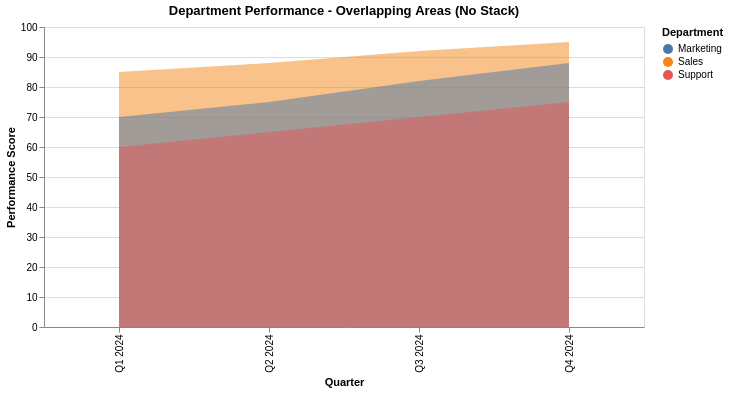

Describe this chart as a Vega-Lite specification.
### Vega-Lite specification from a JSON file in a GitHub repository (floating-point values rounded to 4 significant figures)
{"$schema": "https://vega.github.io/schema/vega-lite/v6.json", "description": "Multiple area series without stacking - each fills to zero independently", "title": "Department Performance - Overlapping Areas (No Stack)", "width": 600, "height": 300, "data": {"values": [{"quarter": "Q1 2024", "department": "Sales", "performance": 85}, {"quarter": "Q1 2024", "department": "Marketing", "performance": 70}, {"quarter": "Q1 2024", "department": "Support", "performance": 60}, {"quarter": "Q2 2024", "department": "Sales", "performance": 88}, {"quarter": "Q2 2024", "department": "Marketing", "performance": 75}, {"quarter": "Q2 2024", "department": "Support", "performance": 65}, {"quarter": "Q3 2024", "department": "Sales", "performance": 92}, {"quarter": "Q3 2024", "department": "Marketing", "performance": 82}, {"quarter": "Q3 2024", "department": "Support", "performance": 70}, {"quarter": "Q4 2024", "department": "Sales", "performance": 95}, {"quarter": "Q4 2024", "department": "Marketing", "performance": 88}, {"quarter": "Q4 2024", "department": "Support", "performance": 75}]}, "mark": {"type": "area", "fillOpacity": 0.5}, "encoding": {"x": {"field": "quarter", "type": "ordinal", "axis": {"title": "Quarter"}}, "y": {"field": "performance", "type": "quantitative", "stack": null, "axis": {"title": "Performance Score"}}, "color": {"field": "department", "type": "nominal", "legend": {"title": "Department"}}}}
